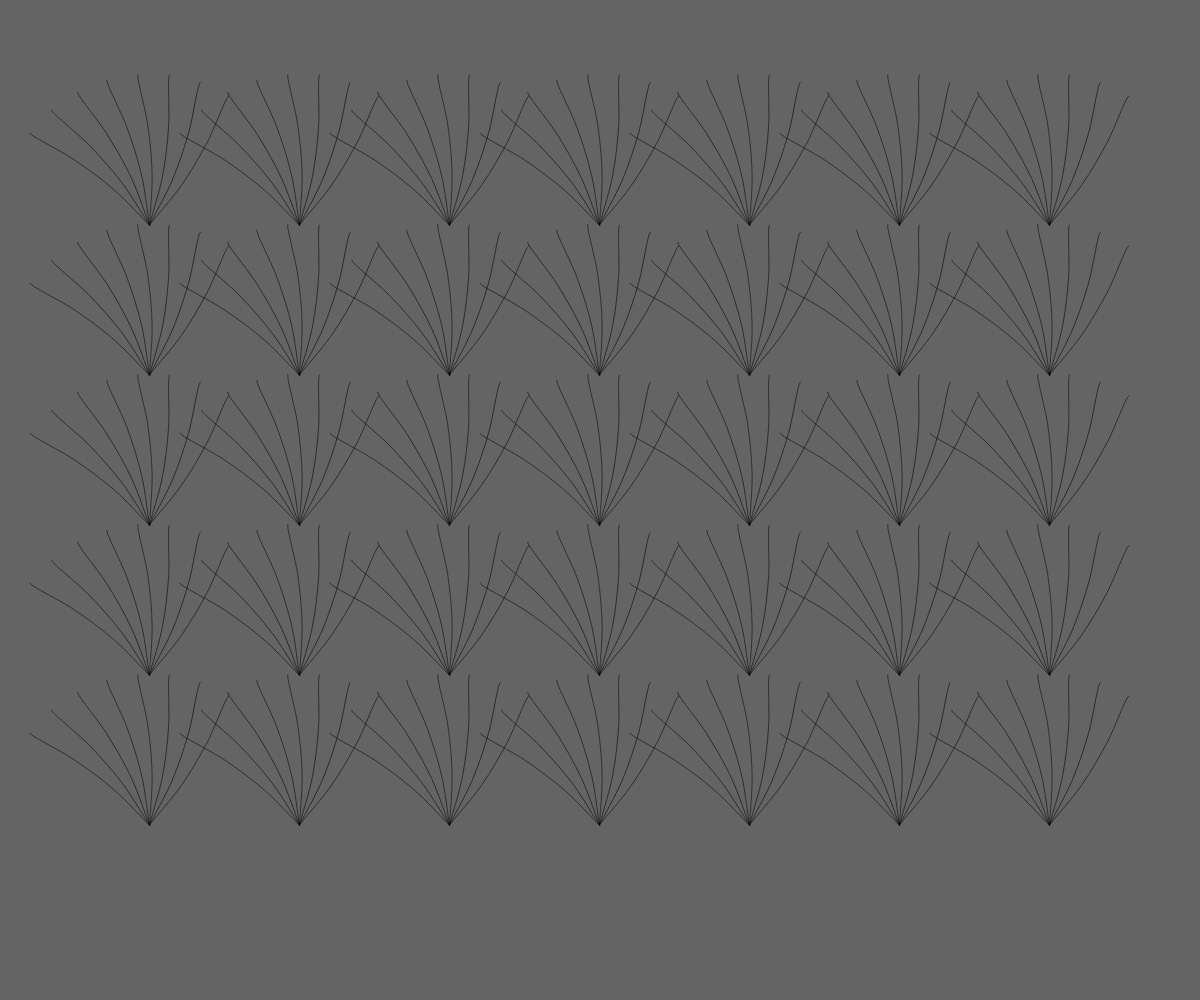
Frame 1 (no input)
Frame 60 (no input): identical to frame 1, image omitted
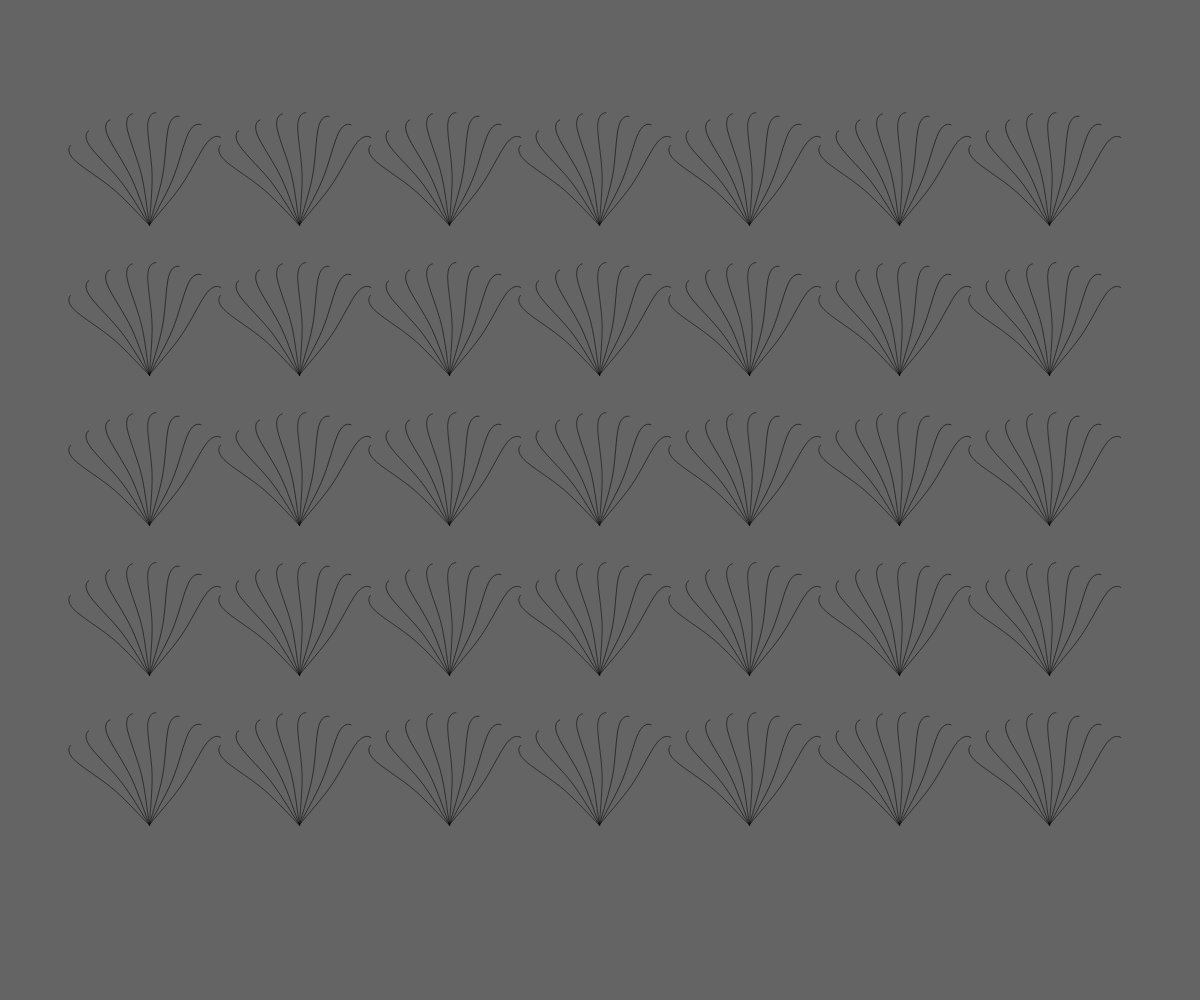
Frame 120 (the mouse pressed at the canvas centre since frame 60)

The p5.js sketch that drew these frames (run headless with seeded random() and noise() and a simulated clock; from frame 60 on, the mouse is pressed at the canvas centre):

// p5.js sketch
// ── sketch.js
var leaves;
var container_scale = 150;
var unit_scale = 0.5;


function setup() {
  createCanvas(windowWidth, windowHeight); 
  background(100);  
  
  leaves = [];
  for (var i = container_scale ; i < windowWidth-container_scale/2  ; i +=container_scale){
    for (var j = container_scale+ container_scale/2 ; j < windowHeight-container_scale/2  ; j+= container_scale){
      leaves.push(new PalmLeaf(i,j,unit_scale));
       
    }
  }  
} 

function draw() {
  
  background(100)
  
  for (var i = 0 ; i < leaves.length ; i++){
    leaves[i].draw() 
  }
}


 
function PalmLeaf(x,y,s) {
  this.xpos  = x;
    this.ypos = y;
    this.scale = s;
    this.angle = -PI;
  
    this.draw = function(){
        push()
        translate(this.xpos, this.ypos); 
        rotate(this.angle);
        scale(this.scale)
        for(var i = -PI/4 ; i <= PI/4 ; i = i+ PI/15){
         push()
     noFill()
     rotate(i)
     beginShape()
     curveVertex(-1,-50)
     curveVertex(1,0)
     curveVertex(1,100)
     curveVertex(15,200)
     curveVertex(map(mouseX,0,windowWidth,40,-40),
                 map(mouseY,0,windowHeight,300,150))
     curveVertex(-15,200)
    // curveVertex(-1,100)
     //curveVertex(-1,0)
     endShape()
     pop()
    }
      pop()         
    }
}
